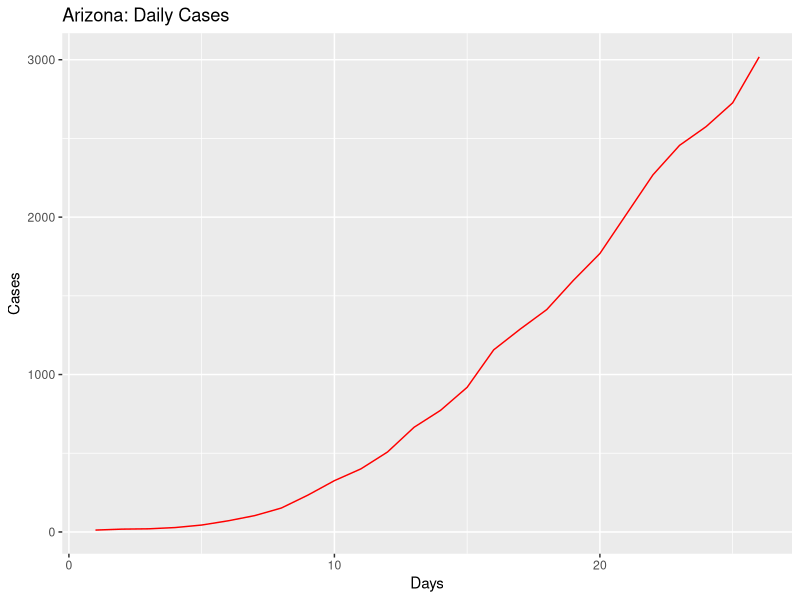
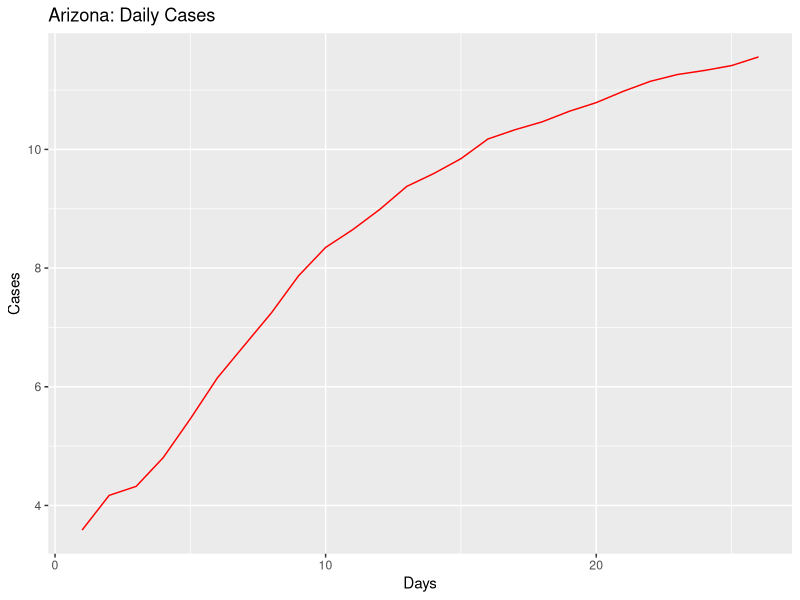
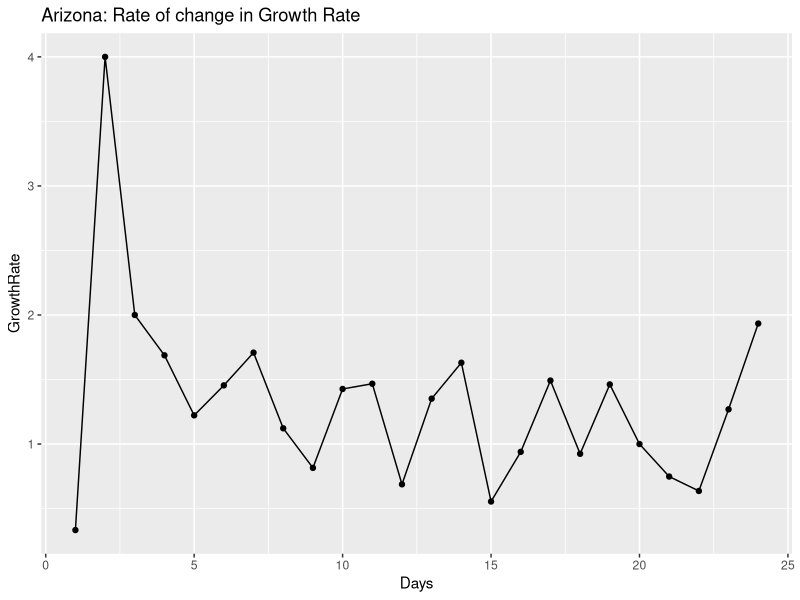
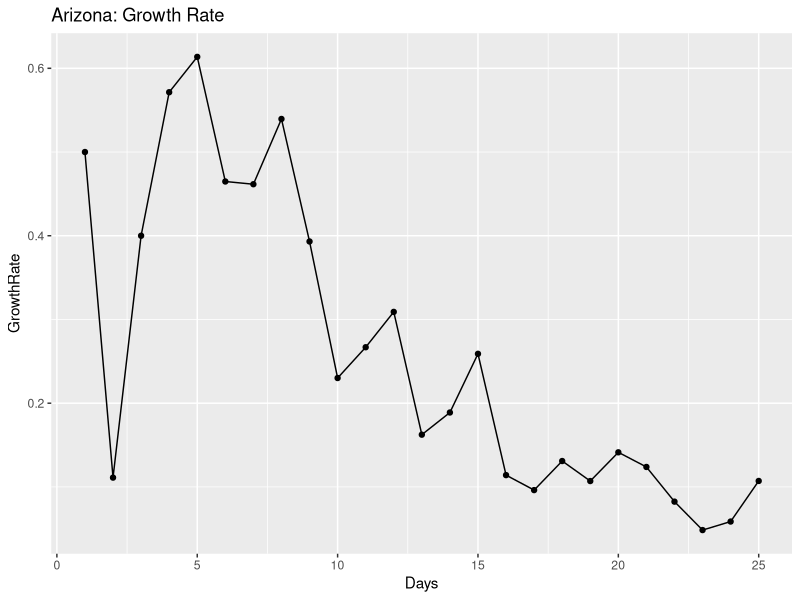
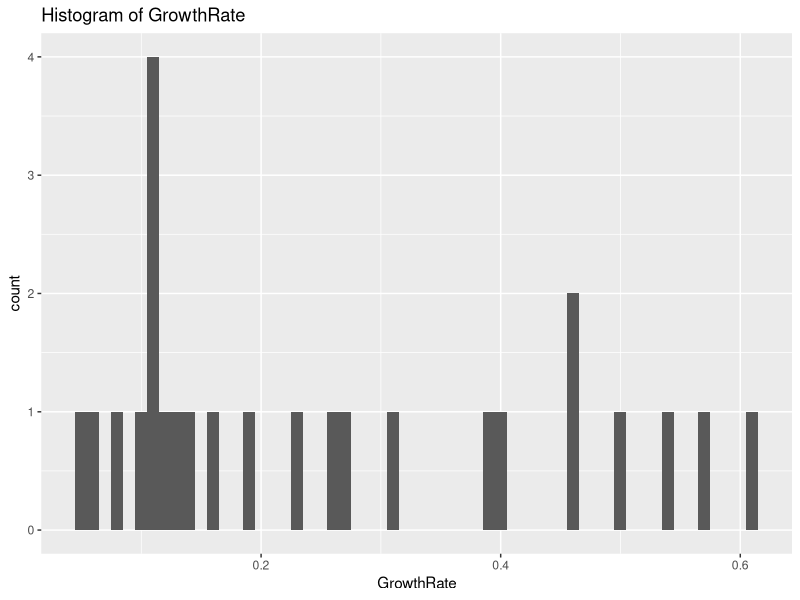
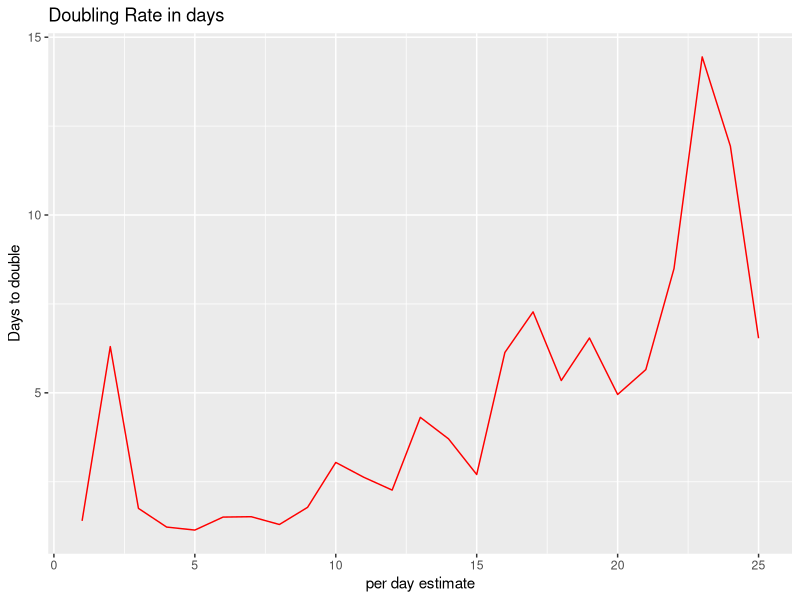
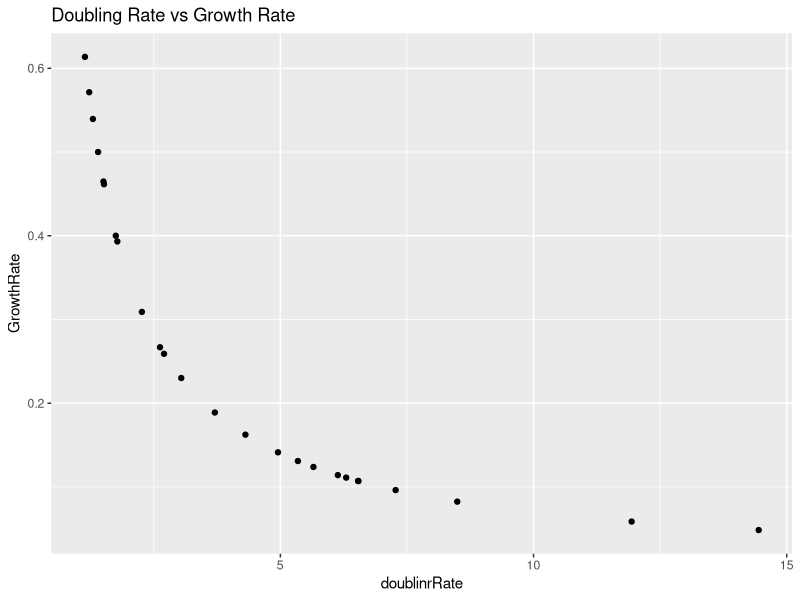
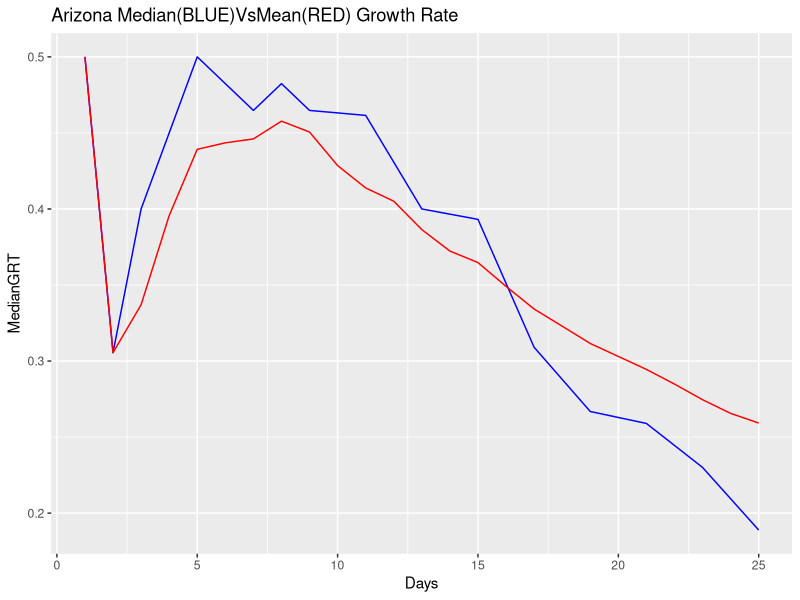

Source code (R) for these figures, in order:
## ---- chunk 1
knitr::opts_chunk$set(echo = TRUE)
## ---- chunk 2
library(ggplot2)
library(gridExtra)
library(dplyr)

coronaGrowth <- function(absoluteNumbers){
  growthfactor <- NULL
  absgrowth <- NULL
  for(i in 1:length(absoluteNumbers))
  {
    #print((absoluteNumbers[i]-absoluteNumbers[i+1]/absoluteNumbers[i+1])/absoluteNumbers[i+1])
    growthfactor[i] <- ((absoluteNumbers[i]-absoluteNumbers[i+1]))/(absoluteNumbers[i+1]-absoluteNumbers[i+2])  
    #growthfactor[i] <- ((absoluteNumbers[i]-absoluteNumbers[i+1]))/(absolutenumbers[i])
  }
  
  return (rev(growthfactor))
}

DailyGrowthRate <- function(absoluteNumbers)
{
  growthfactor <- NULL
  absgrowth <- NULL
  for(i in 1:length(absoluteNumbers))
  {
    #print((absoluteNumbers[i]-absoluteNumbers[i+1]/absoluteNumbers[i+1])/absoluteNumbers[i+1])
    growthfactor[i] <- ((absoluteNumbers[i]/absoluteNumbers[i+1]))-1 
    #growthfactor[i] <- ((absoluteNumbers[i]-absoluteNumbers[i+1]))/(absolutenumbers[i])
  }
  
  return (rev(growthfactor))  
}

DoublingRate <- function(absoluteNumbers)
{
  doublingrRate <- NULL
  cumsum <- NULL
  for(i in 1:length(absoluteNumbers))
  {
    
    doublingrRate[i] <- (70/(absoluteNumbers[i]*100))
    
  }
  return ((doublingrRate))  
}

#Calculate the mean and median growth rate:
MeanMediangrowthrate <- function(dataTrend1)
{
  MeanGRTrend <- NULL
  MedianGRTrend <- NULL
  
  for(i in 1:length(dataTrend1$GrowthRate))
  {
    MedianGRTrend[i] <- median(dataTrend1[1:i,"GrowthRate"])
    MeanGRTrend[i] <- mean(dataTrend1[1:i,"GrowthRate"])
  }
  
  dataTrend1$MedianGRT = MedianGRTrend
  dataTrend1$MeanGRT = MeanGRTrend
  
  return(dataTrend1)

}

## ---- chunk 3
#Arizona

absolutenumbers <- c(3018,2726,2575,2456,2269,2019,1769,1598,1413,1289,1157,919,773,665,508,401,326,234,152,104,71,44,28,20,18,12)


#America
#absolutenumbers <- c(101.7*1000,83.8*1000,65.8*1000,53.7*1000,43.8*1000,33.3*1000,25*1000,19*1000,13.7*1000,7.8*1000,6.4*1000,4.6*1000,3.5*1000,2.7*1000)
## ---- chunk 4
growthrate <- na.exclude(coronaGrowth(absolutenumbers))
days <- seq(1:length(growthrate))
dataTrend <- data.frame(GrowthRate = growthrate,Days = days)
print(dataTrend)
p1 <- ggplot(data=dataTrend, aes(x=Days, y=GrowthRate, group=1)) +ggtitle("Arizona: Rate of change in Growth Rate")+
  geom_line()+
  geom_point()

print(dataTrend)
#print(dataTrend1)




growthrate1 <- na.exclude(DailyGrowthRate(absolutenumbers))
doublingrate1 <- na.exclude(DoublingRate(growthrate1))
days1 <- seq(1:length(growthrate1))
dataTrend1 <- data.frame(GrowthRate = growthrate1,Days = days1,doublinrRate = doublingrate1)
print(dataTrend1)
multiplier <- tail(dataTrend1, n = 1)
pred_val <- (head(absolutenumbers, n = 1)*multiplier[,"GrowthRate"])+head(absolutenumbers, n = 1)

p2 <- ggplot(data=dataTrend1, aes(x=Days, y=GrowthRate, group=1)) +ggtitle("Arizona: Growth Rate")+
  geom_line()+
  geom_point()

days <- seq(1:length(absolutenumbers))
growthrate <- append(growthrate, c(1,1),after = 0)
dataOriginal <- data.frame(Cases = rev(absolutenumbers), Days = days)
p3<- ggplot() +geom_line(data=dataOriginal, aes(x=Days, y=Cases,),color = "Red")+labs(title="Arizona: Daily Cases", y="Cases", x="Days")

p3_log<- ggplot() +geom_line(data=dataOriginal, aes(x=Days, y=log2(Cases)),color = "Red")+labs(title="Arizona: Daily Cases", y="Cases", x="Days")+
  #geom_line(data=dataOriginal, aes(x=Days+1, y=Prediction),color = "Blue")
  geom_point()



# Analyze growth rate to get interval of values
summary(dataTrend1$GrowthRate)
dataTrend1%>%select("GrowthRate")%>%summarise(meanGR = mean(GrowthRate), medianGR = median(GrowthRate), sdGR = sd(GrowthRate))
p4 <- ggplot(data = dataTrend1, aes(x = GrowthRate))+ggtitle("Histogram of GrowthRate")+geom_histogram(binwidth = 0.01)


#Analyze the doubling rate
p5<- ggplot() +geom_line(data=dataTrend1, aes(x=Days, y=doublinrRate),color = "Red")+labs(title="Doubling Rate in days", y="Days to double", x ="per day estimate")+
  #geom_line(data=dataOriginal, aes(x=Days+1, y=Prediction),color = "Blue")
  geom_point()

#Scatter plor of Growthrate versus Doubling Rate
p6 <- ggplot()+geom_point(data = dataTrend1, aes(x = doublinrRate, y = GrowthRate))+labs(title = "Doubling Rate vs Growth Rate")

dataTrend1 <- MeanMediangrowthrate(dataTrend1 = dataTrend1)

#Median growth rate trend 
#Median growth rate trend 
p7 <- ggplot()+geom_line(data = dataTrend1, aes(x = Days, y = MedianGRT),color = "Blue")+labs(title = "Arizona Median(BLUE)VsMean(RED) Growth Rate")+geom_line(data=dataTrend1, aes(x=Days , y=MeanGRT),color = "Red")
#Confidence Interval for mean population GrowthRate:
meanGR = mean(dataTrend1$GrowthRate)
sdGR = sd(dataTrend1$GrowthRate)

uppperlimitGR= meanGR+sdGR
lowerlimitGR = meanGR-sdGR

#Predictions based on: Current Growth Rate, MeanGrowth Rate, Upper GrowthRate, Lower GrowthRate
pred_val_Current <- (head(absolutenumbers, n = 1)*multiplier[,"GrowthRate"])+head(absolutenumbers, n = 1)
pred_val_MeanGR <- (head(absolutenumbers, n = 1)*meanGR)+head(absolutenumbers, n = 1)
pred_val_upperGR <- (head(absolutenumbers, n = 1)*uppperlimitGR)+head(absolutenumbers, n = 1)
pred_val_lowerGR <- (head(absolutenumbers, n = 1)*lowerlimitGR)+head(absolutenumbers, n = 1)

print("Current GR:")
print(multiplier[,"GrowthRate"])
print(pred_val_Current)

print("Mean GR:")
print(meanGR)
print(pred_val_MeanGR)

print("Upperlimit GR:")
print(uppperlimitGR)
print(pred_val_upperGR)

print("Lowerlimit GR:")
print(lowerlimitGR)
print(pred_val_lowerGR)

#Doubling rate:-
DRCurrent <- round(70/(meanGR*100),digits = 0)
DRMedian <- round(70/(median(dataTrend1$GrowthRate)*100),digits = 0)
latestDRCurrent <- round(tail(dataTrend1$doublinrRate,n=1),digits = 0)

## ---- chunk 5
#grid.arrange(p3,p3_log,p1,p2,p4,p5,p6,nrow = 4, ncol = 2)
print(p3)
print(p3_log)
print(p1)
print(p2)
print(p4)
print(p5)
print(p6)
print(p7)
## ---- chunk 6
library(ggplot2)
library(gridExtra)
library(dplyr)

coronaGrowth <- function(absoluteNumbers){
  growthfactor <- NULL
  absgrowth <- NULL
  for(i in 1:length(absoluteNumbers))
  {
    #print((absoluteNumbers[i]-absoluteNumbers[i+1]/absoluteNumbers[i+1])/absoluteNumbers[i+1])
    growthfactor[i] <- ((absoluteNumbers[i]-absoluteNumbers[i+1]))/(absoluteNumbers[i+1]-absoluteNumbers[i+2])  
    #growthfactor[i] <- ((absoluteNumbers[i]-absoluteNumbers[i+1]))/(absolutenumbers[i])
  }
  
  return (rev(growthfactor))
}

DailyGrowthRate <- function(absoluteNumbers)
{
  growthfactor <- NULL
  absgrowth <- NULL
  for(i in 1:length(absoluteNumbers))
  {
    #print((absoluteNumbers[i]-absoluteNumbers[i+1]/absoluteNumbers[i+1])/absoluteNumbers[i+1])
    growthfactor[i] <- ((absoluteNumbers[i]/absoluteNumbers[i+1]))-1 
    #growthfactor[i] <- ((absoluteNumbers[i]-absoluteNumbers[i+1]))/(absolutenumbers[i])
  }
  
  return (rev(growthfactor))  
}

DoublingRate <- function(absoluteNumbers)
{
  doublingrRate <- NULL
  cumsum <- NULL
  for(i in 1:length(absoluteNumbers))
  {
    
    doublingrRate[i] <- (70/(absoluteNumbers[i]*100))
    
  }
  return ((doublingrRate))  
}

#Calculate the mean and median growth rate:
MeanMediangrowthrate <- function(dataTrend1)
{
  MeanGRTrend <- NULL
  MedianGRTrend <- NULL
  
  for(i in 1:length(dataTrend1$GrowthRate))
  {
    MedianGRTrend[i] <- median(dataTrend1[1:i,"GrowthRate"])
    MeanGRTrend[i] <- mean(dataTrend1[1:i,"GrowthRate"])
  }
  
  dataTrend1$MedianGRT = MedianGRTrend
  dataTrend1$MeanGRT = MeanGRTrend
  
  return(dataTrend1)

}

## ---- chunk 7
#Arizona
#absolutenumbers <- c(773,665,508,401,326,234,152,104,71,44,28,20,18,12)

#America

absolutenumbers <- c(454.615*1000,418.451*1000,386.571*1000,355.834*1000,327.871*1000,300.432*1000,265.506*1000,235.281*1000,205.035*1000,176.518*1000,145.369*1000,133.094*1000,123.578*1000,101.7*1000,83.8*1000,65.8*1000,53.7*1000,43.8*1000,33.3*1000,25*1000,19*1000,13.7*1000,7.8*1000,6.4*1000,4.6*1000,3.5*1000,2.7*1000)

## ---- chunk 8
growthrate <- na.exclude(coronaGrowth(absolutenumbers))
days <- seq(1:length(growthrate))
dataTrend <- data.frame(GrowthRate = growthrate,Days = days)
print(dataTrend)
p1 <- ggplot(data=dataTrend, aes(x=Days, y=GrowthRate, group=1)) +ggtitle("US: Rate of change in Growth Rate")+
  geom_line()+
  geom_point()

print(dataTrend)
#print(dataTrend1)




growthrate1 <- na.exclude(DailyGrowthRate(absolutenumbers))
doublingrate1 <- na.exclude(DoublingRate(growthrate1))
days1 <- seq(1:length(growthrate1))
dataTrend1 <- data.frame(GrowthRate = growthrate1,Days = days1,doublinrRate = doublingrate1)
print(dataTrend1)
multiplier <- tail(dataTrend1, n = 1)
pred_val <- (head(absolutenumbers, n = 1)*multiplier[,"GrowthRate"])+head(absolutenumbers, n = 1)

p2 <- ggplot(data=dataTrend1, aes(x=Days, y=GrowthRate, group=1)) +ggtitle("US: Growth Rate")+
  geom_line()+
  geom_point()

days <- seq(1:length(absolutenumbers))
growthrate <- append(growthrate, c(1,1),after = 0)
dataOriginal <- data.frame(Cases = rev(absolutenumbers), Days = days)
p3<- ggplot() +geom_line(data=dataOriginal, aes(x=Days, y=Cases,),color = "Red")+labs(title="US: Daily Cases", y="Cases", x="Days")

p3_log<- ggplot() +geom_line(data=dataOriginal, aes(x=Days, y=log2(Cases)),color = "Red")+labs(title="US: Daily Cases", y="Cases", x="Days")+
  #geom_line(data=dataOriginal, aes(x=Days+1, y=Prediction),color = "Blue")
  geom_point()



# Analyze growth rate to get interval of values
summary(dataTrend1$GrowthRate)
dataTrend1%>%select("GrowthRate")%>%summarise(meanGR = mean(GrowthRate), medianGR = median(GrowthRate), sdGR = sd(GrowthRate))
p4 <- ggplot(data = dataTrend1, aes(x = GrowthRate))+ggtitle("Histogram of GrowthRate")+geom_histogram(binwidth = 0.01)


#Analyze the doubling rate
p5<- ggplot() +geom_line(data=dataTrend1, aes(x=Days, y=doublinrRate),color = "Red")+labs(title="Doubling Rate in days", y="Days to double", x ="per day estimate")+
  #geom_line(data=dataOriginal, aes(x=Days+1, y=Prediction),color = "Blue")
  geom_point()

#Scatter plor of Growthrate versus Doubling Rate
p6 <- ggplot()+geom_point(data = dataTrend1, aes(x = doublinrRate, y = GrowthRate))+labs(title = "Doubling Rate vs Growth Rate")

dataTrend1 <- MeanMediangrowthrate(dataTrend1 = dataTrend1)


#Median growth rate trend 
#Median growth rate trend 
p7 <- ggplot()+geom_line(data = dataTrend1, aes(x = Days, y = MedianGRT),color = "Blue")+labs(title = "US Median(BLUE)VsMean(RED) Growth Rate")+geom_line(data=dataTrend1, aes(x=Days , y=MeanGRT),color = "Red")

#Confidence Interval for mean population GrowthRate:
meanGR = mean(dataTrend1$GrowthRate)
sdGR = sd(dataTrend1$GrowthRate)

uppperlimitGR= meanGR+sdGR
lowerlimitGR = meanGR-sdGR

#Predictions based on: Current Growth Rate, MeanGrowth Rate, Upper GrowthRate, Lower GrowthRate
pred_val_Current <- (head(absolutenumbers, n = 1)*multiplier[,"GrowthRate"])+head(absolutenumbers, n = 1)
pred_val_MeanGR <- (head(absolutenumbers, n = 1)*meanGR)+head(absolutenumbers, n = 1)
pred_val_upperGR <- (head(absolutenumbers, n = 1)*uppperlimitGR)+head(absolutenumbers, n = 1)
pred_val_lowerGR <- (head(absolutenumbers, n = 1)*lowerlimitGR)+head(absolutenumbers, n = 1)

print("Current GR:")
print(multiplier[,"GrowthRate"])
print(pred_val_Current)

print("Mean GR:")
print(meanGR)
print(pred_val_MeanGR)

print("Upperlimit GR:")
print(uppperlimitGR)
print(pred_val_upperGR)

print("Lowerlimit GR:")
print(lowerlimitGR)
print(pred_val_lowerGR)

#Doubling rate:-
DRCurrent <- round(70/(meanGR*100),digits = 0)
DRMedian <- round(70/(median(dataTrend1$GrowthRate)*100),digits = 0)
latestDRCurrent <- round(tail(dataTrend1$doublinrRate,n=1),digits = 0)

## ---- chunk 9
#grid.arrange(p3,p3_log,p1,p2,p4,p5,p6,nrow = 4, ncol = 2)
print(p3)
print(p3_log)
print(p1)
print(p2)
print(p4)
print(p5)
print(p6)
print(p7)
## ---- chunk 10
library(ggplot2)
library(gridExtra)
library(dplyr)

coronaGrowth <- function(absoluteNumbers){
  growthfactor <- NULL
  absgrowth <- NULL
  for(i in 1:length(absoluteNumbers))
  {
    #print((absoluteNumbers[i]-absoluteNumbers[i+1]/absoluteNumbers[i+1])/absoluteNumbers[i+1])
    growthfactor[i] <- ((absoluteNumbers[i]-absoluteNumbers[i+1]))/(absoluteNumbers[i+1]-absoluteNumbers[i+2])  
    #growthfactor[i] <- ((absoluteNumbers[i]-absoluteNumbers[i+1]))/(absolutenumbers[i])
  }
  
  return (rev(growthfactor))
}

DailyGrowthRate <- function(absoluteNumbers)
{
  growthfactor <- NULL
  absgrowth <- NULL
  for(i in 1:length(absoluteNumbers))
  {
    #print((absoluteNumbers[i]-absoluteNumbers[i+1]/absoluteNumbers[i+1])/absoluteNumbers[i+1])
    growthfactor[i] <- ((absoluteNumbers[i]/absoluteNumbers[i+1]))-1 
    #growthfactor[i] <- ((absoluteNumbers[i]-absoluteNumbers[i+1]))/(absolutenumbers[i])
  }
  
  return (rev(growthfactor))  
}

DoublingRate <- function(absoluteNumbers)
{
  doublingrRate <- NULL
  cumsum <- NULL
  for(i in 1:length(absoluteNumbers))
  {
    
    doublingrRate[i] <- (70/(absoluteNumbers[i]*100))
    
  }
  return ((doublingrRate))  
}

#Calculate the mean and median growth rate:
MeanMediangrowthrate <- function(dataTrend1)
{
  MeanGRTrend <- NULL
  MedianGRTrend <- NULL
  
  for(i in 1:length(dataTrend1$GrowthRate))
  {
    MedianGRTrend[i] <- median(dataTrend1[1:i,"GrowthRate"])
    MeanGRTrend[i] <- mean(dataTrend1[1:i,"GrowthRate"])
  }
  
  dataTrend1$MedianGRT = MedianGRTrend
  dataTrend1$MeanGRT = MeanGRTrend
  
  return(dataTrend1)

}

## ---- chunk 11
#Arizona
#absolutenumbers <- c(773,665,508,401,326,234,152,104,71,44,28,20,18,12)

#America
absolutenumbers <- c(6653,5749,5311,4778,3588,3082,2567,2341,1637,1397,1251,1071,1024,987,887,727,657,536,499,396,332,249,194,169,143,129,114,100,82,74,62,62,47,40,34,31,30,29,7,6,3,3,3,3,3,3,3,3,3,3,3,3,3,3,3)

## ---- chunk 12
growthrate <- na.exclude(coronaGrowth(absolutenumbers))
days <- seq(1:length(growthrate))
dataTrend <- data.frame(GrowthRate = growthrate,Days = days)
print(dataTrend)
p1 <- ggplot(data=dataTrend, aes(x=Days, y=GrowthRate, group=1)) +ggtitle("US: Rate of change in Growth Rate")+
  geom_line()+
  geom_point()

print(dataTrend)
#print(dataTrend1)




growthrate1 <- na.exclude(DailyGrowthRate(absolutenumbers))
doublingrate1 <- na.exclude(DoublingRate(growthrate1))
days1 <- seq(1:length(growthrate1))
dataTrend1 <- data.frame(GrowthRate = growthrate1,Days = days1,doublinrRate = doublingrate1)
print(dataTrend1)
multiplier <- tail(dataTrend1, n = 1)
pred_val <- (head(absolutenumbers, n = 1)*multiplier[,"GrowthRate"])+head(absolutenumbers, n = 1)

p2 <- ggplot(data=dataTrend1, aes(x=Days, y=GrowthRate, group=1)) +ggtitle("India: Growth Rate")+
  geom_line()+
  geom_point()

days <- seq(1:length(absolutenumbers))
growthrate <- append(growthrate, c(1,1),after = 0)
dataOriginal <- data.frame(Cases = rev(absolutenumbers), Days = days)
p3<- ggplot() +geom_line(data=dataOriginal, aes(x=Days, y=Cases,),color = "Red")+labs(title="India: Daily Cases", y="Cases", x="Days")

p3_log<- ggplot() +geom_line(data=dataOriginal, aes(x=Days, y=log2(Cases)),color = "Red")+labs(title="India: Daily Cases", y="Cases", x="Days")+
  #geom_line(data=dataOriginal, aes(x=Days+1, y=Prediction),color = "Blue")
  geom_point()



# Analyze growth rate to get interval of values
summary(dataTrend1$GrowthRate)
dataTrend1%>%select("GrowthRate")%>%summarise(meanGR = mean(GrowthRate), medianGR = median(GrowthRate), sdGR = sd(GrowthRate))
p4 <- ggplot(data = dataTrend1, aes(x = GrowthRate))+ggtitle("Histogram of GrowthRate")+geom_histogram(binwidth = 0.01)


#Analyze the doubling rate
p5<- ggplot() +geom_line(data=dataTrend1, aes(x=Days, y=doublinrRate),color = "Red")+labs(title="Doubling Rate in days", y="Days to double", x ="per day estimate")+
  #geom_line(data=dataOriginal, aes(x=Days+1, y=Prediction),color = "Blue")
  geom_point()

#Scatter plor of Growthrate versus Doubling Rate
p6 <- ggplot()+geom_point(data = dataTrend1, aes(x = doublinrRate, y = GrowthRate))+labs(title = "Doubling Rate vs Growth Rate")

dataTrend1 <- MeanMediangrowthrate(dataTrend1 = dataTrend1)


#Median growth rate trend 
p7 <- ggplot()+geom_line(data = dataTrend1, aes(x = Days, y = MedianGRT),color = "Blue")+labs(title = "India Median(BLUE)VsMean(RED) Growth Rate")+geom_line(data=dataTrend1, aes(x=Days , y=MeanGRT),color = "Red")



#Confidence Interval for mean population GrowthRate:
meanGR = mean(dataTrend1$GrowthRate)
sdGR = sd(dataTrend1$GrowthRate)

uppperlimitGR= meanGR+sdGR
lowerlimitGR = meanGR-sdGR

#Predictions based on: Current Growth Rate, MeanGrowth Rate, Upper GrowthRate, Lower GrowthRate
pred_val_Current <- (head(absolutenumbers, n = 1)*multiplier[,"GrowthRate"])+head(absolutenumbers, n = 1)
pred_val_MeanGR <- (head(absolutenumbers, n = 1)*meanGR)+head(absolutenumbers, n = 1)
pred_val_upperGR <- (head(absolutenumbers, n = 1)*uppperlimitGR)+head(absolutenumbers, n = 1)
pred_val_lowerGR <- (head(absolutenumbers, n = 1)*lowerlimitGR)+head(absolutenumbers, n = 1)

print("Current GR:")
print(multiplier[,"GrowthRate"])
print(pred_val_Current)

print("Mean GR:")
print(meanGR)
print(pred_val_MeanGR)

print("Upperlimit GR:")
print(uppperlimitGR)
print(pred_val_upperGR)

print("Lowerlimit GR:")
print(lowerlimitGR)
print(pred_val_lowerGR)

#Doubling rate:-
DRCurrent <- round(70/(meanGR*100),digits = 0)
DRMedian <- round(70/(median(dataTrend1$GrowthRate)*100),digits = 0)
latestDRCurrent <- round(tail(dataTrend1$doublinrRate,n=1),digits = 0)

## ---- chunk 13
#grid.arrange(p3,p3_log,p1,p2,p4,p5,p6,nrow = 4, ncol = 2)
print(p3)
print(p3_log)
print(p1)
print(p2)
print(p4)
print(p5)
print(p6)
print(p7)
